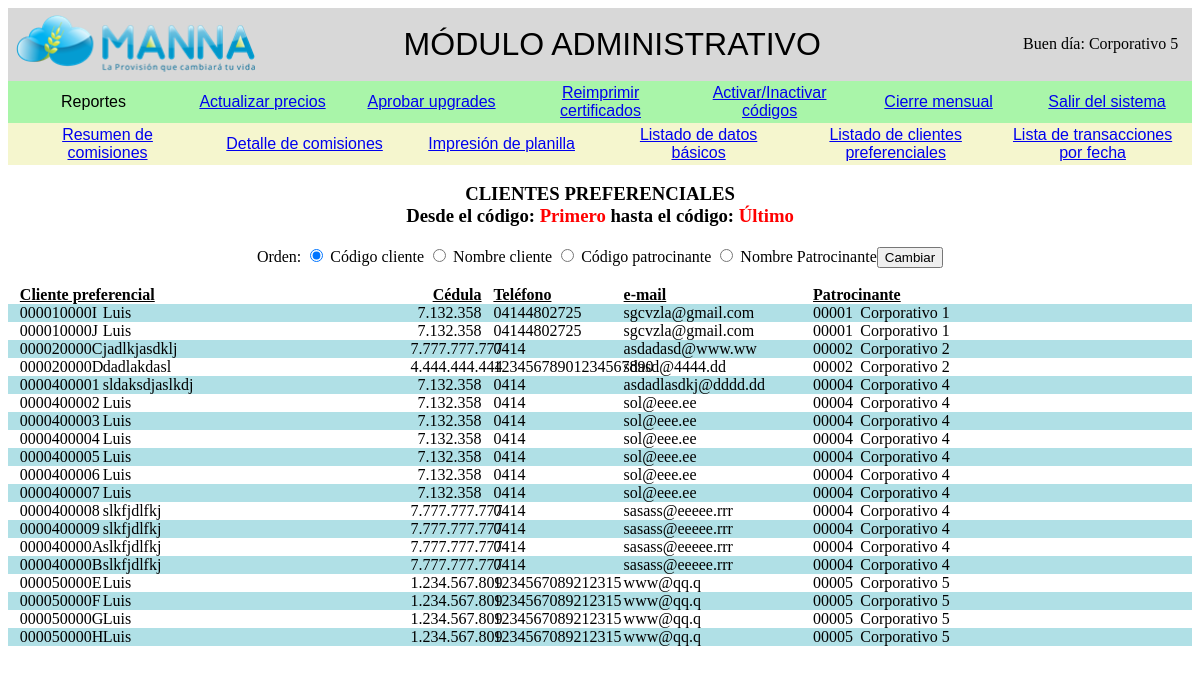
/admin/clientepref.php (signed in), run on the app's committed database.
### tables this page shows
CREATE TABLE `cliente_preferencial` (
  `id` bigint(20) NOT NULL,
  `cod_clte` varchar(20) NOT NULL,
  `clte_nombre` varchar(150) NOT NULL,
  `clte_cedula` varchar(10) NOT NULL,
  `clte_telefono` varchar(50) NOT NULL,
  `clte_email` varchar(150) NOT NULL,
  `clte_direccion` varchar(500) NOT NULL,
  `clte_direccion_envio` varchar(500) NOT NULL,
  `patroc_codigo` varchar(20) NOT NULL,
  `cod_corto_clte` varchar(20) NOT NULL
);

### admin/clientepref.php (the view, shortened to what this page needs)
<?php
include_once("cabecera.php");
include_once("menu.php");
include_once("reportes.php");
?>
<?php
$orden = isset($_POST['orden']) ? $_POST['orden'] : 'codigo';
if ($_POST['cod_desde']<>'') {
	$dsd = $_POST['cod_desde'];
} else {
	$dsd = 'Primero';
}
if ($_POST['cod_hasta']<>'') {
	$hst = $_POST['cod_hasta'];
} else {
	$hst = 'Último';
}
echo '<div id="cuerpo">';
	echo '<div style="text-align:center">';
		echo '<h3>CLIENTES PREFERENCIALES<br>';
		echo 'Desde el código: <font color="red">'.trim($dsd).'</font> hasta el código: <font color="red">'.trim($hst).'</font><br></h3>';
	echo '</div>';
	echo '<div style="text-align:center">';
		echo '<form name="orden" method="post" action="clientepref.php">';
		echo 'Orden: ';
			switch ($orden) {
				default:
					$sorden = 'cod_clte';
					echo '<input type="radio" name="orden" value="cod_clte" checked> Código cliente ';
					echo '<input type="radio" name="orden" value="clte_nombre"> Nombre cliente ';
					echo '<input type="radio" name="orden" value="patroc_codigo"> Código patrocinante ';
					echo '<input type="radio" name="orden" value="patroc_nombre"> Nombre Patrocinante';
					break;
			}
			echo '<input type="submit" value="Cambiar">';
		echo '</form><br>';
	echo '</div>';
	if ($dsd<>'Primero') {
		if ($hst<>'Último') {
			$query = "SELECT cliente_preferencial.*,concat(afiliados.tit_nombres,' ',afiliados.tit_apellidos) as patroc_nombre from cliente_preferencial left outer join afiliados on cliente_preferencial.patroc_codigo=afiliados.tit_codigo WHERE patroc_codigo>='".trim($dsd)."' AND patroc_codigo<='".trim($hst)."' order by ".$sorden;
		} else {
			$query = "SELECT cliente_preferencial.*,concat(afiliados.tit_nombres,' ',afiliados.tit_apellidos) as patroc_nombre from cliente_preferencial left outer join afiliados on cliente_preferencial.patroc_codigo=afiliados.tit_codigo WHERE tit_codigo>='".trim($dsd)."' order by ".$sorden;
		}
	} else {
		if ($hst<>'Último') {
			$query = "SELECT cliente_preferencial.*,concat(afiliados.tit_nombres,' ',afiliados.tit_apellidos) as patroc_nombre from cliente_preferencial left outer join afiliados on cliente_preferencial.patroc_codigo=afiliados.tit_codigo WHERE tit_codigo<='".trim($hst)."' order by ".$sorden;
		} else {
			$query = "SELECT cliente_preferencial.*,concat(afiliados.tit_nombres,' ',afiliados.tit_apellidos) as patroc_nombre from cliente_preferencial left outer join afiliados on cliente_preferencial.patroc_codigo=afiliados.tit_codigo order by ".$sorden;
		}
	}
	$result = mysql_query($query,$link);
	$color = true;
	echo '<div class="nombre2"><b><u>Cliente preferencial</u></b></div>';
	echo '<div class="cedula" style="text-align:right;"><b><u>Cédula</u></b></div>';
	echo '<div class="telefono"><b><u>Teléfono</u></b></div>';
	echo '<div class="correo"><b><u>e-mail</u></b></div>';
	echo '<div class="nombre3"><b><u>Patrocinante</u></b></div>';
	echo '<br>';
	echo "</div>";
	while($row = mysql_fetch_array($result)) {
		if ($color) {
			echo '<div class="grupo1">';
			$color = false;
		} else {
			echo '<div class="grupo2">';
			$color = true;
		}
	    $cod_clte = $row["cod_clte"];
		$clte_nombre = trim($row["clte_nombre"]);
		$clte_cedula = trim($row["clte_cedula"]);
		$clte_telefono = trim($row["clte_telefono"]);
		$clte_email = trim($row["clte_email"]);
		$patroc_codigo = trim($row["patroc_codigo"]);
		$patroc_nombre = trim($row["patroc_nombre"]);
		echo '<div class="codigo" align="center">'.$cod_clte.'</div>';
		echo '<div class="nombre">'.utf8_encode($clte_nombre).'</div>';
		echo '<div class="cedula" style="text-align:right;">'.trim(number_format($clte_cedula,0,',','.')).'</div>';
		echo '<div class="telefono">'.$clte_telefono.'</div>';
		echo '<div class="correo">'.$clte_email.'</div>';
		echo '<div class="codigo2">'.$patroc_codigo.'</div>';
		echo '<div class="nombre">'.$patroc_nombre.'</div>';
		echo '<br>';
		echo "</div>";
	}
include_once("pie.php");
?>

### admin/clientepref.php (style rules this page uses)
.codigo { width: 6%; display: inline-block; }
.codigo2 { width: 3%; display: inline-block; }
.nombre { width: 25%; display: inline-block; }
.nombre2 { width: 32%; display: inline-block; }
.nombre3 { width: 29%; display: inline-block; }
.telefono { width: 10%; display: inline-block; }
.correo { width: 15%; display: inline-block; }
.cedula { width: 6%; display: inline-block; }
.grupo1 { background-color: powderblue; }
.grupo2 { background-color: none; }

### data on the page
cliente_preferencial: cod_clte "000010000I", clte_nombre "Luis", clte_cedula "7.132.358", clte_telefono "04144802725", clte_email "sgcvzla@gmail.com", patroc_codigo "00001", patroc_nombre "Corporativo 1"
cliente_preferencial: cod_clte "000010000J", clte_nombre "Luis", clte_cedula "7.132.358", clte_telefono "04144802725", clte_email "sgcvzla@gmail.com", patroc_codigo "00001", patroc_nombre "Corporativo 1"
cliente_preferencial: cod_clte "000020000C", clte_nombre "jadlkjasdklj", clte_cedula "7.777.777.777", clte_telefono "0414", clte_email "asdadasd@www.ww", patroc_codigo "00002", patroc_nombre "Corporativo 2"
cliente_preferencial: cod_clte "000020000D", clte_nombre "dadlakdasl", clte_cedula "4.444.444.444", clte_telefono "12345678901234567890", clte_email "sdasd@4444.dd", patroc_codigo "00002", patroc_nombre "Corporativo 2"
cliente_preferencial: cod_clte "0000400001", clte_nombre "sldaksdjaslkdj", clte_cedula "7.132.358", clte_telefono "0414", clte_email "asdadlasdkj@dddd.dd", patroc_codigo "00004", patroc_nombre "Corporativo 4"
cliente_preferencial: cod_clte "0000400002", clte_nombre "Luis", clte_cedula "7.132.358", clte_telefono "0414", clte_email "sol@eee.ee", patroc_codigo "00004", patroc_nombre "Corporativo 4"
cliente_preferencial: cod_clte "0000400003", clte_nombre "Luis", clte_cedula "7.132.358", clte_telefono "0414", clte_email "sol@eee.ee", patroc_codigo "00004", patroc_nombre "Corporativo 4"
cliente_preferencial: cod_clte "0000400004", clte_nombre "Luis", clte_cedula "7.132.358", clte_telefono "0414", clte_email "sol@eee.ee", patroc_codigo "00004", patroc_nombre "Corporativo 4"
cliente_preferencial: cod_clte "0000400005", clte_nombre "Luis", clte_cedula "7.132.358", clte_telefono "0414", clte_email "sol@eee.ee", patroc_codigo "00004", patroc_nombre "Corporativo 4"
cliente_preferencial: cod_clte "0000400006", clte_nombre "Luis", clte_cedula "7.132.358", clte_telefono "0414", clte_email "sol@eee.ee", patroc_codigo "00004", patroc_nombre "Corporativo 4"
cliente_preferencial: cod_clte "0000400007", clte_nombre "Luis", clte_cedula "7.132.358", clte_telefono "0414", clte_email "sol@eee.ee", patroc_codigo "00004", patroc_nombre "Corporativo 4"
cliente_preferencial: cod_clte "0000400008", clte_nombre "slkfjdlfkj", clte_cedula "7.777.777.777", clte_telefono "0414", clte_email "sasass@eeeee.rrr", patroc_codigo "00004", patroc_nombre "Corporativo 4"
cliente_preferencial: cod_clte "0000400009", clte_nombre "slkfjdlfkj", clte_cedula "7.777.777.777", clte_telefono "0414", clte_email "sasass@eeeee.rrr", patroc_codigo "00004", patroc_nombre "Corporativo 4"
cliente_preferencial: cod_clte "000040000A", clte_nombre "slkfjdlfkj", clte_cedula "7.777.777.777", clte_telefono "0414", clte_email "sasass@eeeee.rrr", patroc_codigo "00004", patroc_nombre "Corporativo 4"
cliente_preferencial: cod_clte "000040000B", clte_nombre "slkfjdlfkj", clte_cedula "7.777.777.777", clte_telefono "0414", clte_email "sasass@eeeee.rrr", patroc_codigo "00004", patroc_nombre "Corporativo 4"
cliente_preferencial: cod_clte "000050000E", clte_nombre "Luis", clte_cedula "1.234.567.809", clte_telefono "1234567089212315", clte_email "www@qq.q", patroc_codigo "00005", patroc_nombre "Corporativo 5"
cliente_preferencial: cod_clte "000050000F", clte_nombre "Luis", clte_cedula "1.234.567.809", clte_telefono "1234567089212315", clte_email "www@qq.q", patroc_codigo "00005", patroc_nombre "Corporativo 5"
cliente_preferencial: cod_clte "000050000G", clte_nombre "Luis", clte_cedula "1.234.567.809", clte_telefono "1234567089212315", clte_email "www@qq.q", patroc_codigo "00005", patroc_nombre "Corporativo 5"
cliente_preferencial: cod_clte "000050000H", clte_nombre "Luis", clte_cedula "1.234.567.809", clte_telefono "1234567089212315", clte_email "www@qq.q", patroc_codigo "00005", patroc_nombre "Corporativo 5"

### other printed values
$nombre "Corporativo 5"
$dsd "Primero"
$hst "Último"
